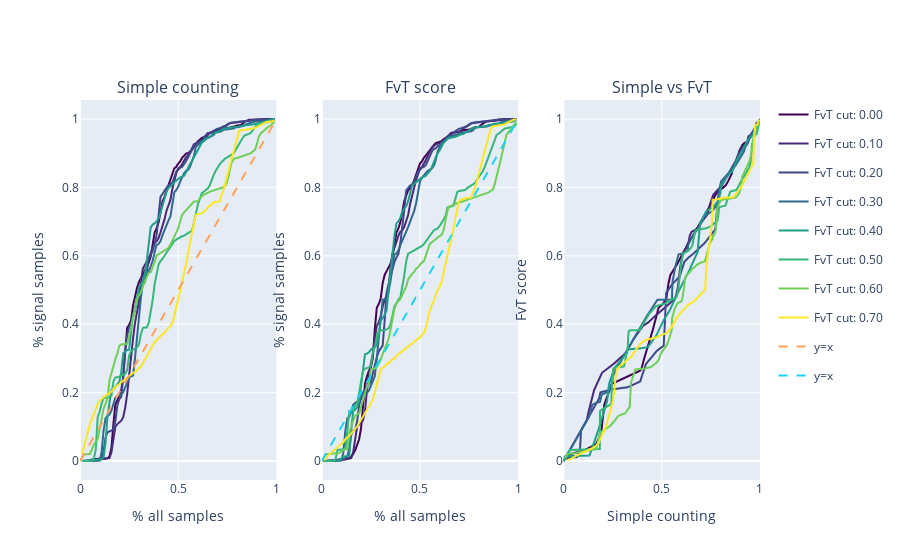

Source (notebook cell):
### Code cell
# use viridis color map for different FvT cuts
import plotly.graph_objects as go
import plotly.express as px
from plotly.subplots import make_subplots

fig = make_subplots(rows=1, cols=3, subplot_titles=("Simple counting", "FvT score", "Simple vs FvT"))

colorscale = px.colors.sequential.Viridis
fvt_cut_values = np.array(list(cluster_embeds_dict.keys()))

w_in_regions_dict = {"simple": [], "fvt": []}
signal_w_in_regions_dict = {"simple": [], "fvt": []}

for fvt_cut in cluster_embeds_dict.keys():
    norm_fvt_cut = (fvt_cut - fvt_cut_values.min()) / (fvt_cut_values.max() - fvt_cut_values.min())
    color = colorscale[int(norm_fvt_cut * (len(colorscale) - 1))]

    for ax_cnt, p4b_method in enumerate(["simple", "fvt"]):
        is_in_regions_list = is_in_regions_list_dict[p4b_method][fvt_cut]
        w_in_regions_dict[p4b_method] = []
        signal_w_in_regions_dict[p4b_method] = []
        
        for i, w_cut in enumerate(np.arange(0.01, 1, 0.01)):
            is_in_region = is_in_regions_list[i]
            w_in_regions_dict[p4b_method].append(np.sum(events_test.weights[is_in_region]) / events_test.total_weight)
            signal_w_in_regions_dict[p4b_method].append(np.sum(events_test.weights[is_in_region & is_signal_test]) / events_test.total_weight_signal)

        fig.add_trace(go.Scatter(
            x=np.arange(0.01, 1, 0.01), 
            y=signal_w_in_regions_dict[p4b_method],
            mode="lines", 
            legendgroup=f"FvT cut: {fvt_cut:.2f}",
            name=f"FvT cut: {fvt_cut:.2f}",
            showlegend=False,
            line=dict(color=color)
        ), row=1, col=ax_cnt + 1)


    fig.add_trace(go.Scatter(
        x=signal_w_in_regions_dict["simple"],
        y=signal_w_in_regions_dict["fvt"],
        mode="lines",
        legendgroup=f"FvT cut: {fvt_cut:.2f}",
        name=f"FvT cut: {fvt_cut:.2f}",
        showlegend=True,
        line=dict(color=color)
    ), row=1, col=3)

for col_idx in range(1, 3):
    fig.add_trace(go.Scatter(x=[0, 1], y=[0, 1], mode="lines", name="y=x", line=dict(dash="dash")), row=1, col=col_idx)
    fig.update_xaxes(title_text="% all samples", row=1, col=col_idx)
    fig.update_yaxes(title_text="% signal samples", row=1, col=col_idx)

fig.update_xaxes(title_text="Simple counting", row=1, col=3)
fig.update_yaxes(title_text="FvT score", row=1, col=3)

fig.show()
